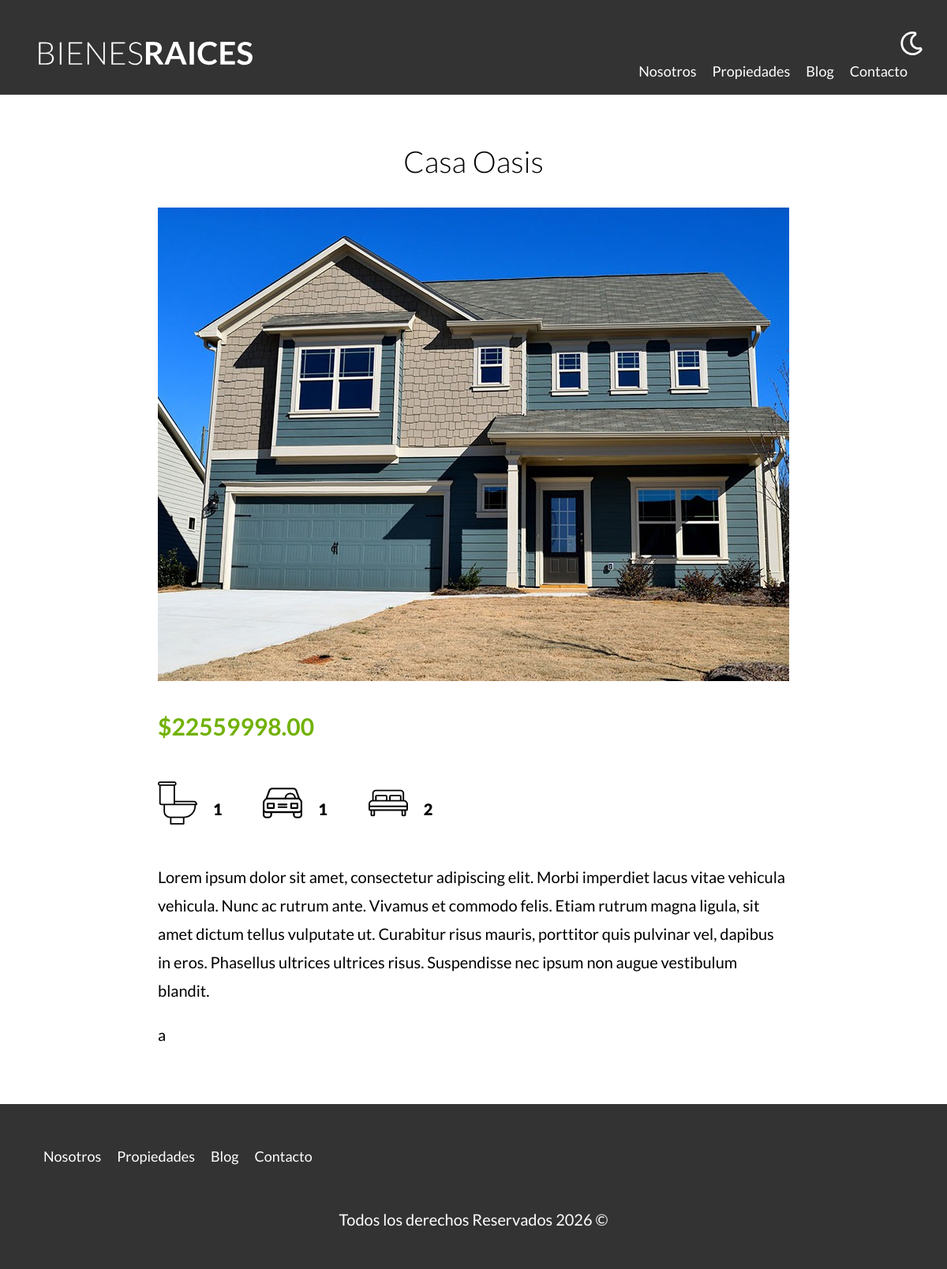
The page /propiedad?id=5 on the database its author committed.
### tables this page shows
CREATE TABLE `propiedades` (
  `id` int NOT NULL AUTO_INCREMENT,
  `titulo` varchar(60) DEFAULT NULL,
  `precio` decimal(10,2) DEFAULT NULL,
  `imagen` varchar(200) DEFAULT NULL,
  `descripcion` longtext,
  `habitaciones` int DEFAULT NULL,
  `wc` int DEFAULT NULL,
  `estacionamiento` int DEFAULT NULL,
  `creado` date DEFAULT NULL,
  `vendedorId` int DEFAULT NULL,
  PRIMARY KEY (`id`),
  KEY `vendedorId_idx` (`vendedorId`),
  CONSTRAINT `vendedorId` FOREIGN KEY (`vendedorId`) REFERENCES `vendedores` (`id`)
);

### controllers/PaginasController.php (called while the page is built, shortened)
<?php
class PaginasController {
    public static function propiedad(Router $router) {
        $id = validarRedireccionar('/propiedades');
        $propiedad = Propiedad::find($id);
        $router->render('paginas/propiedad', [
            'propiedad' => $propiedad
        ]);
    }
}

### public/index.php (called while the page is built, shortened)
<?php
$router = new Router();
$router->get('/admin', [PropiedadController::class, 'index']);
$router->get('/propiedades/crear',  [PropiedadController::class, 'crear']);
$router->post('/propiedades/crear',  [PropiedadController::class, 'crear']);
$router->get('/propiedades/actualizar', [PropiedadController::class, 'actualizar']);
$router->post('/propiedades/actualizar', [PropiedadController::class, 'actualizar']);
$router->post('/propiedades/eliminar', [PropiedadController::class, 'eliminar']);
$router->get('/vendedores/crear',  [VendedorController::class, 'crear']);
$router->post('/vendedores/crear',  [VendedorController::class, 'crear']);
$router->get('/vendedores/actualizar', [VendedorController::class, 'actualizar']);
$router->post('/vendedores/actualizar', [VendedorController::class, 'actualizar']);
$router->post('/vendedores/eliminar', [VendedorController::class, 'eliminar']);
$router->get('/', [PaginasController::class, 'index']);
$router->get('/nosotros', [PaginasController::class, 'nosotros']);
$router->get('/propiedades', [PaginasController::class, 'propiedades']);
$router->get('/propiedad', [PaginasController::class, 'propiedad']);
$router->get('/blog', [PaginasController::class, 'blog']);
$router->get('/entrada', [PaginasController::class, 'entrada']);
$router->get('/contacto', [PaginasController::class, 'contacto']);
$router->post('/contacto', [PaginasController::class, 'contacto']);
$router->get('/login', [LoginController::class, 'login']);
$router->post('/login', [LoginController::class, 'login']);
$router->get('/logout', [LoginController::class, 'logout']);
$router->comprobarRutas();

### includes/funciones.php (called while the page is built, shortened)
<?php
function validarRedireccionar(string $url) {
    $id = $_GET['id'];
    $id = filter_var($id, FILTER_VALIDATE_INT);
    return $id;
}

### models/activeRecord.php (called while the page is built, shortened)
<?php
class ActiveRecord {
    protected static $db;
    PROTECTED STATIC $tabla = '';
    public static function setDB($database) {
        self::$db = $database;
    }
    public static function find($id) {
         $query = "SELECT * FROM " . static::$tabla . " WHERE id = $id";
         $resultado = self::consultarSQL($query);
         return array_shift($resultado);
    }
    public static function consultarSQL($query) {
        $resultado = self::$db->query($query);
        $array = [];
        while($registro = $resultado->fetch_assoc()) {
            $array[] = static::crearObjeto($registro);
        }
        return $array;
    }
    protected static function crearObjeto($registro) {
        $objeto = new static;
        foreach($registro as $key => $value){
            if(property_exists($objeto, $key)){
                $objeto->$key = $value;
            }
        }
        return $objeto;
    }
}

### views/paginas/propiedad.php (the view)
<main class="contenedor seccion contenido-centrado">
        <h1 data-cy="titulo-propiedad"><?php echo $propiedad->titulo; ?></h1>
        <picture>
            <img loading="lazy" src="/imagenes/<?php echo $propiedad->imagen; ?>" alt="casa en venta">
        </picture>
        <div class="resumen-propiedad">
            <p class="precio">$<?php echo $propiedad->precio; ?></p>
            <ul class="iconos-caracteristicas">
                <li>
                    <img class="iconos" loading="lazy" src="/build/img/icono_wc.svg" alt="icono wc">
                    <p> <?php echo $propiedad->wc; ?></p>
                </li>
                <li>
                    <img class="iconos" loading="lazy" src="/build/img/icono_estacionamiento.svg" alt="icono estacionamiento">
                    <p><?php echo $propiedad->estacionamiento; ?></p>
                </li>
                <li>
                    <img class="iconos" loading="lazy" src="/build/img/icono_dormitorio.svg" alt="icono habitaciones">
                    <p><?php echo $propiedad->habitaciones; ?></p>
                </li>
            </ul>
            <p>
                <?php echo $propiedad->descripcion; ?>
            </p>
            <p>
                a
            </p>
        </div>
</main>

### public/build/css/app.css (style rules this page uses)
html { line-height:1.15;-webkit-text-size-adjust:100% }
body { margin:0 }
main { display:block }
h1 { font-size:2em;margin:.67em 0 }
img { border-style:none }
html { font-size:62.5%;box-sizing:border-box }
*,:after,:before { box-sizing:inherit }
body { font-family:Lato,sans-serif;font-size:1.6rem;line-height:1.8 }
p { color:#000;font-size:2rem }
.contenedor { width:95%;max-width:120rem;margin:0 auto }
img,picture { width:100%;display:block }
h1,h2,h3 { font-family:Lato,sans-serif;margin:2.5rem 0;font-weight:300;text-align:center }
h1 { font-size:3.8rem }
body,html { min-height:100vh;margin:0 }
body { display:flex;flex-direction:column }
.seccion { margin-top:2.5rem;margin-bottom:2.5rem }
.contenido-centrado { max-width:80rem }
.precio { color:#71b100;font-weight:700;font-size:3rem }
.iconos-caracteristicas { max-width:40rem;display:flex;list-style:none;padding:0;flex-wrap:wrap }
.iconos-caracteristicas li { flex:1;display:flex }
.iconos-caracteristicas li img { flex:0 0 5rem;margin-right:1rem;margin-bottom:1.5rem }
.iconos-caracteristicas li p { font-weight:900;padding:1rem;margin-right:1.5rem }

### rows shown on the page
propiedades: titulo "Casa Oasis", imagen (picture), precio "22559998.00", wc "1", estacionamiento "1", habitaciones "2", descripcion "Lorem ipsum dolor sit amet, consectetur adipiscing elit. Morbi imperdiet lacus vitae vehicula vehicula. Nunc ac rutrum ante. Vivamus et commodo felis. Etiam rutrum magna ligula, sit amet dictum tellus vulputate ut. Curabitur risus mauris, porttitor quis pulvinar vel, dapibus in eros. Phasellus ultrices ultrices risus. Suspendisse nec ipsum non augue vestibulum blandit."
